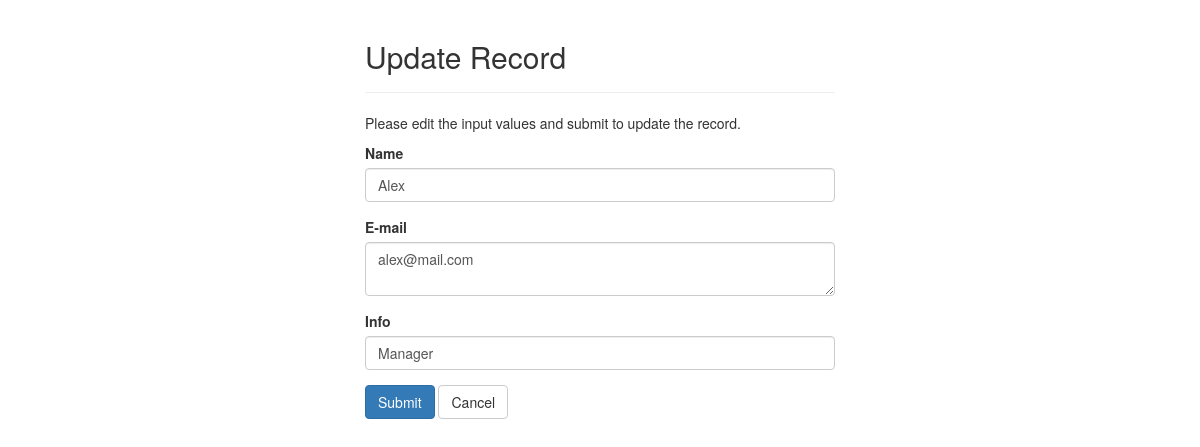
Screenshot of /update.php?id=4 (signed in) with the database file from the repository.
### tables this page shows
CREATE TABLE `users` (
  `userId` int(11) NOT NULL,
  `name` varchar(255) NOT NULL,
  `email` varchar(255) NOT NULL,
  `info` varchar(255) NOT NULL,
  `password` varchar(255) NOT NULL,
  `role` varchar(255) NOT NULL
);

### update.php (the view, shortened to what this page needs)
<?php
require_once "config.php";
$name = $address = $salary = "";
$name_err = $info_err = $email_err = "";
if(isset($_POST["id"]) && !empty($_POST["id"])){
    if ($_SESSION["id"] != $_POST["id"]){
        if ($_SESSION["role"] != "admin"){
            header("location: index.php");
            exit();
        }
    }
    $id = $_POST["id"];
    $input_name = trim($_POST["name"]);
    if(empty($input_name)){
        $name_err = "Please enter a name.";
    } elseif(!filter_var($input_name, FILTER_VALIDATE_REGEXP, array("options"=>array("regexp"=>"/^[a-zA-Z\s]+$/")))){
        $name_err = "Please enter a valid name.";
    } else{
        $name = $input_name;
    }
    $input_email = trim($_POST["email"]);
    if(empty($input_email)){
        $email_err = "Please enter an e-mail.";
    } else{
        $email= $input_email;
    }
    $input_info = trim($_POST["info"]);
    if(empty($input_info)){
        $info_err = "Please enter info";
    } else{
        $info = $input_info;
    }
    if(empty($name_err) && empty($email_err) && empty($info_err)){
        $sql = "UPDATE users SET name=:name, email=:email, info=:info WHERE userId=:id";
        if($stmt = $pdo->prepare($sql)){
            $stmt->bindParam(":name", $param_name);
            $stmt->bindParam(":email", $param_email);
            $stmt->bindParam(":info", $param_info);
            $stmt->bindParam(":id", $param_id);
            $param_name = $name;
            $param_email = $email;
            $param_info = $info;
            $param_id = $id;
            if($stmt->execute()){
                header("location: index.php");
                exit();
            } else{
                echo "Something went wrong. Please try again later.";
            }
        }
        unset($stmt);
    }
    unset($pdo);
} else{
    if(isset($_GET["id"]) && !empty(trim($_GET["id"]))){
        $sql = "SELECT * FROM users WHERE userId = :id";
        if($stmt = $pdo->prepare($sql)){
            $stmt->bindParam(":id", $param_id);
            if($stmt->execute()){
                if($stmt->rowCount() == 1){
                    $row = $stmt->fetch(PDO::FETCH_ASSOC);
                    $name = $row["name"];
                    $email = $row["email"];
                    $info = $row["info"];
                } else{
                    header("location: error.php");
                    exit();
                }
            } else{
                echo "Oops! Something went wrong. Please try again later.";
            }
        }
    }  else{
        header("location: error.php");
        exit();
    }
}
?>
<!DOCTYPE html>
<html lang="en">
<head>
    <link rel="stylesheet" href="https://maxcdn.bootstrapcdn.com/bootstrap/3.3.7/css/bootstrap.css">
</head>
<body>
    <div class="wrapper">
        <div class="container-fluid">
            <div class="row">
                <div class="col-md-12">
                    <div class="page-header">
                        <h2>Update Record</h2>
                    </div>
                    <p>Please edit the input values and submit to update the record.</p>
                    <form action="<?php echo htmlspecialchars(basename($_SERVER['REQUEST_URI'])); ?>" method="post">
                        <div class="form-group <?php echo (!empty($name_err)) ? 'has-error' : ''; ?>">
                            <label>Name</label>
                            <input type="text" name="name" class="form-control" value="<?php echo $name; ?>">
                        </div>
                        <div class="form-group <?php echo (!empty($email_err)) ? 'has-error' : ''; ?>">
                            <label>E-mail</label>
                            <textarea name="email" class="form-control"><?php echo $email; ?></textarea>
                        </div>
                        <div class="form-group <?php echo (!empty($info_err)) ? 'has-error' : ''; ?>">
                            <label>Info</label>
                            <input type="text" name="info" class="form-control" value="<?php echo $info; ?>">
                        </div>
                        <input type="submit" class="btn btn-primary" value="Submit">
                        <a href="index.php" class="btn btn-default">Cancel</a>
                    </form>
                </div>
            </div>
        </div>
    </div>
</body>
</html>

### update.php (style rules this page uses)
.wrapper { width: 500px; margin: 0 auto; }

### rows the page displays
users: name "Alex", email "alex@mail.com", info "Manager"
